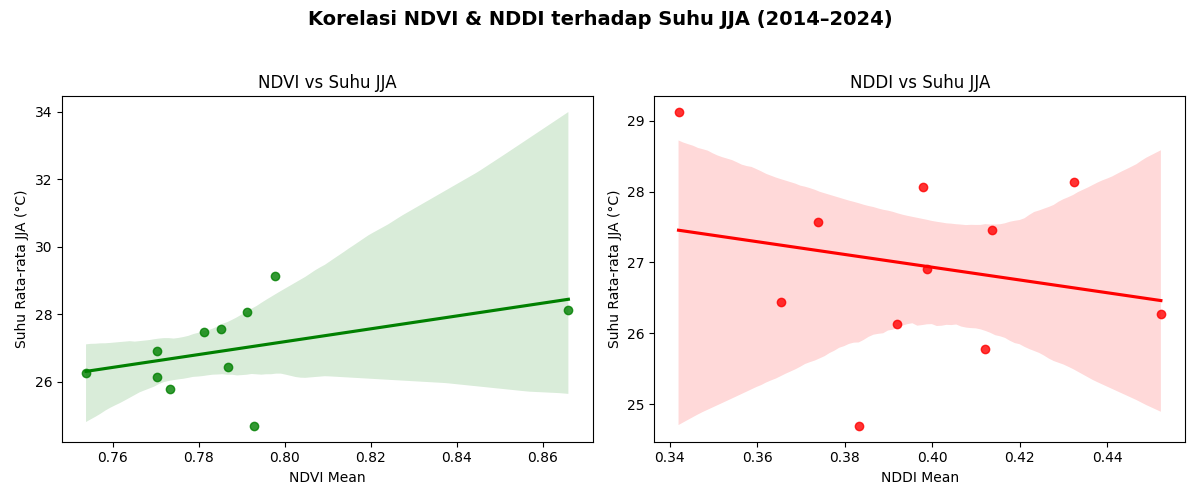

This figure's Python source:
import pandas as pd
import matplotlib.pyplot as plt
import seaborn as sns
from scipy.stats import pearsonr

# Data dari hasil observasi/gambar
data = {
    "Tahun": list(range(2014, 2025)),
    "NDVI_mean": [
        0.78529946, 0.7538026, 0.79785436, 0.7868034, 0.77328485,
        0.79279333, 0.78129935, 0.7912825, 0.86598295, 0.7703251, 0.7703251
    ],
    "NDDI_mean": [
        0.37399829, 0.45232222, 0.34203075, 0.36540276, 0.41209644,
        0.38334647, 0.41377044, 0.39790487, 0.4324071, 0.39188457, 0.39880485
    ],
    "SPL_JJA": [
        27.56666692, 26.27333323, 29.12333361, 26.44666672, 25.77666664,
        24.6899999, 27.46333377, 28.06999969, 28.13333321, 26.12999988, 26.90999985
    ]
}

df = pd.DataFrame(data)

# Hitung korelasi Pearson
ndvi_corr, ndvi_p = pearsonr(df["NDVI_mean"], df["SPL_JJA"])
nddi_corr, nddi_p = pearsonr(df["NDDI_mean"], df["SPL_JJA"])

print(f"Korelasi Pearson NDVI vs SPL: {ndvi_corr:.3f} (p={ndvi_p:.3f})")
print(f"Korelasi Pearson NDDI vs SPL: {nddi_corr:.3f} (p={nddi_p:.3f})")

# Plot
plt.figure(figsize=(12, 5))
plt.suptitle("Korelasi NDVI & NDDI terhadap Suhu JJA (2014–2024)", fontsize=14, fontweight='bold')

# NDVI plot
plt.subplot(1, 2, 1)
sns.regplot(x="NDVI_mean", y="SPL_JJA", data=df, color="green", marker='o')
plt.title("NDVI vs Suhu JJA")
plt.xlabel("NDVI Mean")
plt.ylabel("Suhu Rata-rata JJA (°C)")

# NDDI plot
plt.subplot(1, 2, 2)
sns.regplot(x="NDDI_mean", y="SPL_JJA", data=df, color="red", marker='o')
plt.title("NDDI vs Suhu JJA")
plt.xlabel("NDDI Mean")
plt.ylabel("Suhu Rata-rata JJA (°C)")

plt.tight_layout(rect=[0, 0, 1, 0.95])
plt.show()
